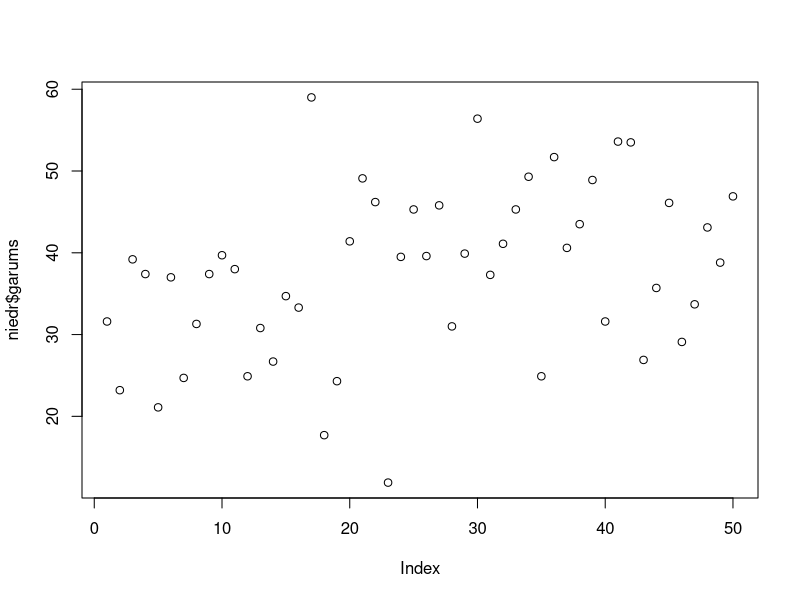
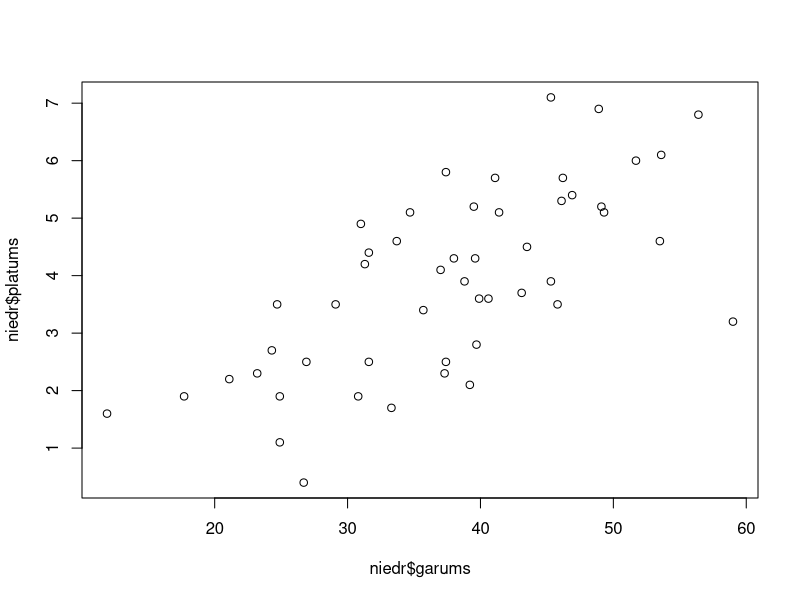
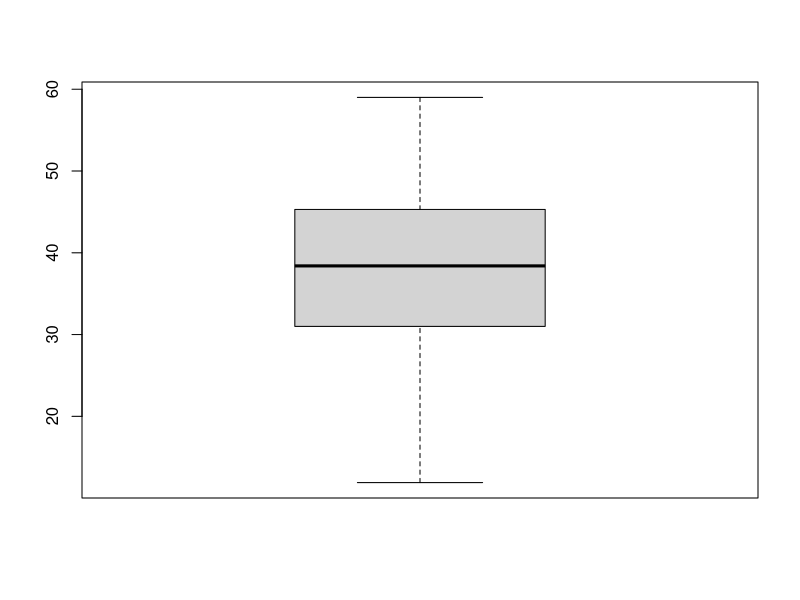
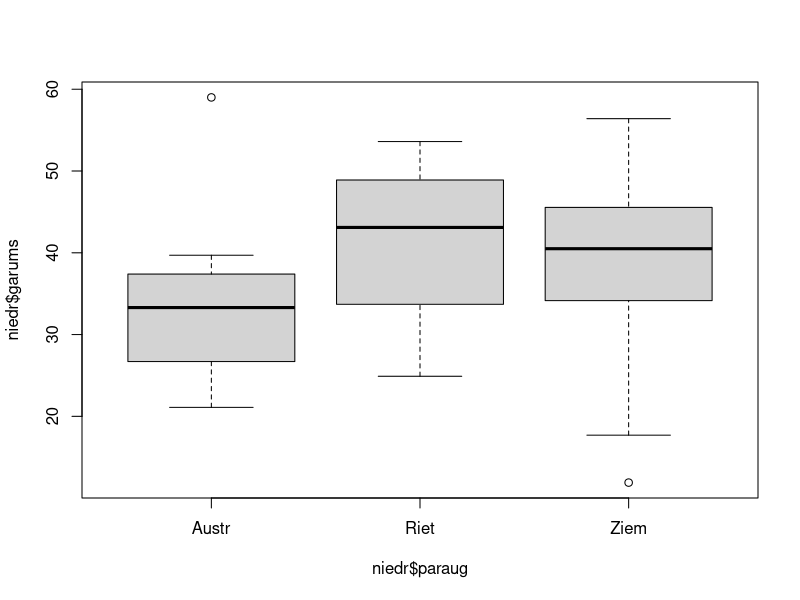
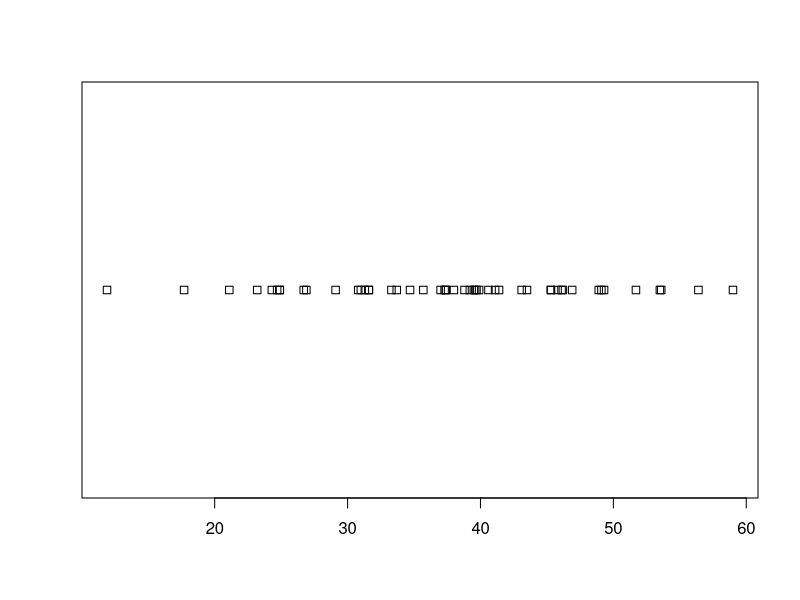
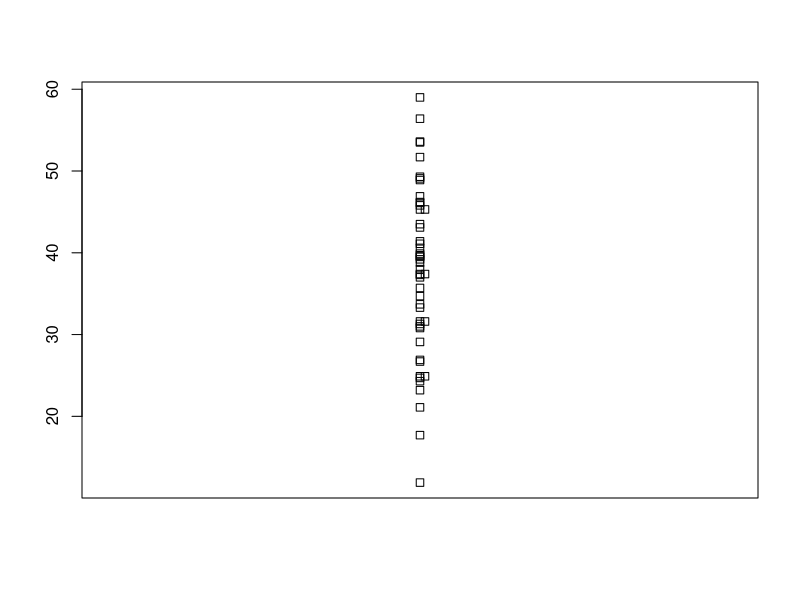
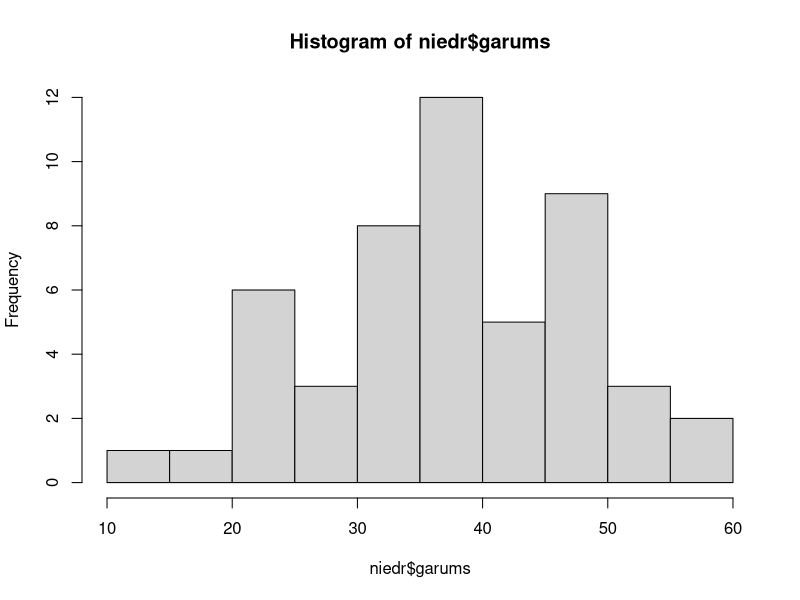
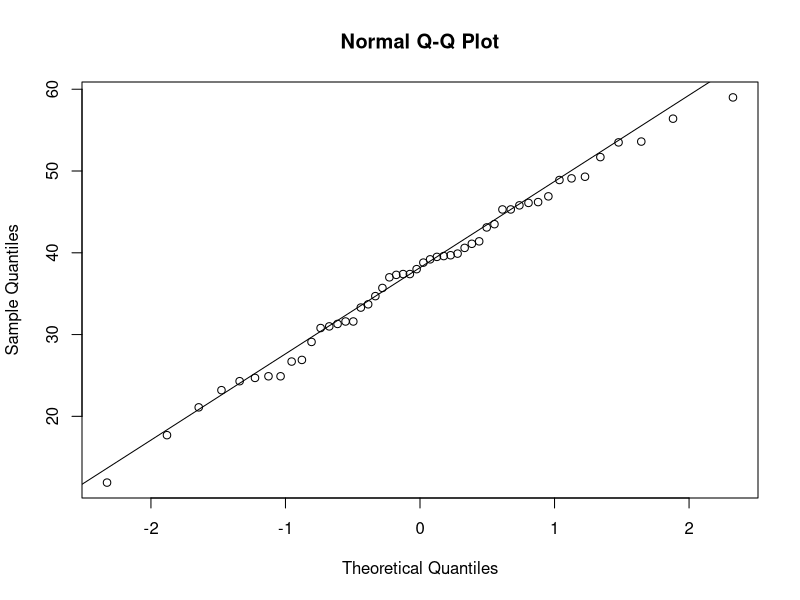

The R script that drew these images, in order:
# Datu izzināšana un normalitātes testi
## Datu izzināšana
niedr <- read.table(file = "niedres2.txt", header = TRUE, sep = "\t", dec = ".")
str(niedr)

plot(niedr$garums)

plot(niedr$garums, niedr$platums)

boxplot(niedr$garums)

boxplot(niedr$garums ~ niedr$paraug)

stripchart(niedr$garums)

stripchart(niedr$garums, method = "stack", vert = TRUE)

hist(niedr$garums)

## Normalitātes testi
### Grafiskā analīze
qqnorm(niedr$garums)
qqline(niedr$garums)

library(car)
qqPlot(niedr$garums)

### Analītiskā analīze
shapiro.test(niedr$garums)

tapply(niedr$garums, niedr$paraug, shapiro.test)

library(nortest)
ad.test(niedr$garums)
